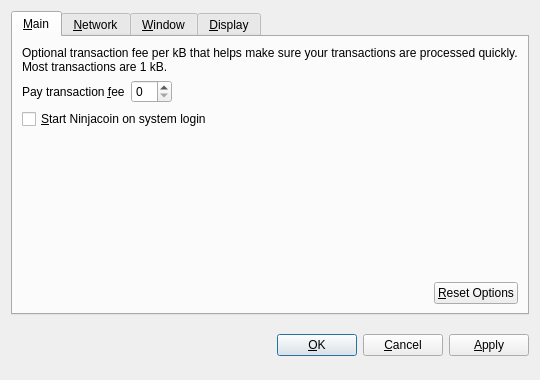
<?xml version="1.0" encoding="UTF-8"?>
<ui version="4.0">
 <class>OptionsDialog</class>
 <widget class="QDialog" name="OptionsDialog">
  <property name="geometry">
   <rect>
    <x>0</x>
    <y>0</y>
    <width>540</width>
    <height>380</height>
   </rect>
  </property>
  <property name="windowTitle">
   <string>Options</string>
  </property>
  <property name="modal">
   <bool>true</bool>
  </property>
  <layout class="QVBoxLayout" name="verticalLayout">
   <item>
    <widget class="QTabWidget" name="tabWidget">
     <property name="tabPosition">
      <enum>QTabWidget::North</enum>
     </property>
     <property name="currentIndex">
      <number>0</number>
     </property>
     <widget class="QWidget" name="tabMain">
      <attribute name="title">
       <string>&amp;Main</string>
      </attribute>
      <layout class="QVBoxLayout" name="verticalLayout_Main">
       <item>
        <widget class="QLabel" name="transactionFeeInfoLabel">
         <property name="text">
          <string>Optional transaction fee per kB that helps make sure your transactions are processed quickly. Most transactions are 1 kB.</string>
         </property>
         <property name="textFormat">
          <enum>Qt::PlainText</enum>
         </property>
         <property name="wordWrap">
          <bool>true</bool>
         </property>
        </widget>
       </item>
       <item>
        <layout class="QHBoxLayout" name="horizontalLayout_1_Main">
         <item>
          <widget class="QLabel" name="transactionFeeLabel">
           <property name="text">
            <string>Pay transaction &amp;fee</string>
           </property>
           <property name="textFormat">
            <enum>Qt::PlainText</enum>
           </property>
           <property name="buddy">
            <cstring>transactionFee</cstring>
           </property>
          </widget>
         </item>
         <item>
          <widget class="BitcoinAmountField" name="transactionFee"/>
         </item>
         <item>
          <spacer name="horizontalSpacer_1_Main">
           <property name="orientation">
            <enum>Qt::Horizontal</enum>
           </property>
           <property name="sizeHint" stdset="0">
            <size>
             <width>40</width>
             <height>20</height>
            </size>
           </property>
          </spacer>
         </item>
        </layout>
       </item>
       <item>
        <widget class="QCheckBox" name="bitcoinAtStartup">
         <property name="toolTip">
          <string>Automatically start Ninjacoin after logging in to the system.</string>
         </property>
         <property name="text">
          <string>&amp;Start Ninjacoin on system login</string>
         </property>
        </widget>
       </item>
       <item>
        <spacer name="verticalSpacer_Main">
         <property name="orientation">
          <enum>Qt::Vertical</enum>
         </property>
         <property name="sizeHint" stdset="0">
          <size>
           <width>20</width>
           <height>40</height>
          </size>
         </property>
        </spacer>
       </item>
       <item>
        <layout class="QHBoxLayout" name="horizontalLayout_2_Main">
         <item>
          <spacer name="horizontalSpacer_2_Main">
           <property name="orientation">
            <enum>Qt::Horizontal</enum>
           </property>
           <property name="sizeHint" stdset="0">
            <size>
             <width>40</width>
             <height>20</height>
            </size>
           </property>
          </spacer>
         </item>
         <item>
          <widget class="QPushButton" name="resetButton">
           <property name="toolTip">
            <string>Reset all client options to default.</string>
           </property>
           <property name="text">
            <string>&amp;Reset Options</string>
           </property>
           <property name="autoDefault">
            <bool>false</bool>
           </property>
          </widget>
         </item>
        </layout>
       </item>
      </layout>
     </widget>
     <widget class="QWidget" name="tabNetwork">
      <attribute name="title">
       <string>&amp;Network</string>
      </attribute>
      <layout class="QVBoxLayout" name="verticalLayout_Network">
       <item>
        <widget class="QCheckBox" name="mapPortUpnp">
         <property name="toolTip">
          <string>Automatically open the Ninjacoin client port on the router. This only works when your router supports UPnP and it is enabled.</string>
         </property>
         <property name="text">
          <string>Map port using &amp;UPnP</string>
         </property>
        </widget>
       </item>
       <item>
        <widget class="QCheckBox" name="connectSocks">
         <property name="toolTip">
          <string>Connect to the Ninjacoin network through a SOCKS proxy (e.g. when connecting through Tor).</string>
         </property>
         <property name="text">
          <string>&amp;Connect through SOCKS proxy:</string>
         </property>
        </widget>
       </item>
       <item>
        <layout class="QHBoxLayout" name="horizontalLayout_Network">
         <item>
          <widget class="QLabel" name="proxyIpLabel">
           <property name="text">
            <string>Proxy &amp;IP:</string>
           </property>
           <property name="textFormat">
            <enum>Qt::PlainText</enum>
           </property>
           <property name="buddy">
            <cstring>proxyIp</cstring>
           </property>
          </widget>
         </item>
         <item>
          <widget class="QValidatedLineEdit" name="proxyIp">
           <property name="maximumSize">
            <size>
             <width>140</width>
             <height>16777215</height>
            </size>
           </property>
           <property name="toolTip">
            <string>IP address of the proxy (e.g. 127.0.0.1)</string>
           </property>
          </widget>
         </item>
         <item>
          <widget class="QLabel" name="proxyPortLabel">
           <property name="text">
            <string>&amp;Port:</string>
           </property>
           <property name="textFormat">
            <enum>Qt::PlainText</enum>
           </property>
           <property name="buddy">
            <cstring>proxyPort</cstring>
           </property>
          </widget>
         </item>
         <item>
          <widget class="QLineEdit" name="proxyPort">
           <property name="maximumSize">
            <size>
             <width>55</width>
             <height>16777215</height>
            </size>
           </property>
           <property name="toolTip">
            <string>Port of the proxy (e.g. 9050)</string>
           </property>
          </widget>
         </item>
         <item>
          <widget class="QLabel" name="socksVersionLabel">
           <property name="text">
            <string>SOCKS &amp;Version:</string>
           </property>
           <property name="textFormat">
            <enum>Qt::PlainText</enum>
           </property>
           <property name="buddy">
            <cstring>socksVersion</cstring>
           </property>
          </widget>
         </item>
         <item>
          <widget class="QValueComboBox" name="socksVersion">
           <property name="toolTip">
            <string>SOCKS version of the proxy (e.g. 5)</string>
           </property>
          </widget>
         </item>
         <item>
          <spacer name="horizontalSpacer_Network">
           <property name="orientation">
            <enum>Qt::Horizontal</enum>
           </property>
           <property name="sizeHint" stdset="0">
            <size>
             <width>40</width>
             <height>20</height>
            </size>
           </property>
          </spacer>
         </item>
        </layout>
       </item>
       <item>
        <spacer name="verticalSpacer_Network">
         <property name="orientation">
          <enum>Qt::Vertical</enum>
         </property>
         <property name="sizeHint" stdset="0">
          <size>
           <width>20</width>
           <height>40</height>
          </size>
         </property>
        </spacer>
       </item>
      </layout>
     </widget>
     <widget class="QWidget" name="tabWindow">
      <attribute name="title">
       <string>&amp;Window</string>
      </attribute>
      <layout class="QVBoxLayout" name="verticalLayout_Window">
       <item>
        <widget class="QCheckBox" name="minimizeToTray">
         <property name="toolTip">
          <string>Show only a tray icon after minimizing the window.</string>
         </property>
         <property name="text">
          <string>&amp;Minimize to the tray instead of the taskbar</string>
         </property>
        </widget>
       </item>
       <item>
        <widget class="QCheckBox" name="minimizeOnClose">
         <property name="toolTip">
          <string>Minimize instead of exit the application when the window is closed. When this option is enabled, the application will be closed only after selecting Quit in the menu.</string>
         </property>
         <property name="text">
          <string>M&amp;inimize on close</string>
         </property>
        </widget>
       </item>
       <item>
        <spacer name="verticalSpacer_Window">
         <property name="orientation">
          <enum>Qt::Vertical</enum>
         </property>
         <property name="sizeHint" stdset="0">
          <size>
           <width>20</width>
           <height>40</height>
          </size>
         </property>
        </spacer>
       </item>
      </layout>
     </widget>
     <widget class="QWidget" name="tabDisplay">
      <attribute name="title">
       <string>&amp;Display</string>
      </attribute>
      <layout class="QVBoxLayout" name="verticalLayout_Display">
       <item>
        <layout class="QHBoxLayout" name="horizontalLayout_1_Display">
         <item>
          <widget class="QLabel" name="langLabel">
           <property name="text">
            <string>User Interface &amp;language:</string>
           </property>
           <property name="textFormat">
            <enum>Qt::PlainText</enum>
           </property>
           <property name="buddy">
            <cstring>lang</cstring>
           </property>
          </widget>
         </item>
         <item>
          <widget class="QValueComboBox" name="lang">
           <property name="toolTip">
            <string>The user interface language can be set here. This setting will take effect after restarting Ninjacoin.</string>
           </property>
          </widget>
         </item>
        </layout>
       </item>
       <item>
        <layout class="QHBoxLayout" name="horizontalLayout_2_Display">
         <item>
          <widget class="QLabel" name="unitLabel">
           <property name="text">
            <string>&amp;Unit to show amounts in:</string>
           </property>
           <property name="textFormat">
            <enum>Qt::PlainText</enum>
           </property>
           <property name="buddy">
            <cstring>unit</cstring>
           </property>
          </widget>
         </item>
         <item>
          <widget class="QValueComboBox" name="unit">
           <property name="toolTip">
            <string>Choose the default subdivision unit to show in the interface and when sending coins.</string>
           </property>
          </widget>
         </item>
        </layout>
       </item>
       <item>
        <widget class="QCheckBox" name="displayAddresses">
         <property name="toolTip">
          <string>Whether to show Ninjacoin addresses in the transaction list or not.</string>
         </property>
         <property name="text">
          <string>&amp;Display addresses in transaction list</string>
         </property>
        </widget>
       </item>
       <item>
        <spacer name="verticalSpacer_Display">
         <property name="orientation">
          <enum>Qt::Vertical</enum>
         </property>
         <property name="sizeHint" stdset="0">
          <size>
           <width>20</width>
           <height>40</height>
          </size>
         </property>
        </spacer>
       </item>
      </layout>
     </widget>
    </widget>
   </item>
   <item>
    <layout class="QHBoxLayout" name="horizontalLayout_Buttons">
     <item>
      <spacer name="horizontalSpacer_1">
       <property name="orientation">
        <enum>Qt::Horizontal</enum>
       </property>
       <property name="sizeHint" stdset="0">
        <size>
         <width>40</width>
         <height>48</height>
        </size>
       </property>
      </spacer>
     </item>
     <item>
      <widget class="QLabel" name="statusLabel">
       <property name="font">
        <font>
         <weight>75</weight>
         <bold>true</bold>
        </font>
       </property>
       <property name="text">
        <string/>
       </property>
       <property name="textFormat">
        <enum>Qt::PlainText</enum>
       </property>
       <property name="wordWrap">
        <bool>true</bool>
       </property>
      </widget>
     </item>
     <item>
      <spacer name="horizontalSpacer_2">
       <property name="orientation">
        <enum>Qt::Horizontal</enum>
       </property>
       <property name="sizeHint" stdset="0">
        <size>
         <width>40</width>
         <height>48</height>
        </size>
       </property>
      </spacer>
     </item>
     <item>
      <widget class="QPushButton" name="okButton">
       <property name="text">
        <string>&amp;OK</string>
       </property>
      </widget>
     </item>
     <item>
      <widget class="QPushButton" name="cancelButton">
       <property name="text">
        <string>&amp;Cancel</string>
       </property>
       <property name="autoDefault">
        <bool>false</bool>
       </property>
      </widget>
     </item>
     <item>
      <widget class="QPushButton" name="applyButton">
       <property name="text">
        <string>&amp;Apply</string>
       </property>
       <property name="autoDefault">
        <bool>false</bool>
       </property>
      </widget>
     </item>
    </layout>
   </item>
  </layout>
 </widget>
 <customwidgets>
  <customwidget>
   <class>BitcoinAmountField</class>
   <extends>QSpinBox</extends>
   <header>bitcoinamountfield.h</header>
  </customwidget>
  <customwidget>
   <class>QValueComboBox</class>
   <extends>QComboBox</extends>
   <header>qvaluecombobox.h</header>
  </customwidget>
  <customwidget>
   <class>QValidatedLineEdit</class>
   <extends>QLineEdit</extends>
   <header>qvalidatedlineedit.h</header>
  </customwidget>
 </customwidgets>
 <resources/>
 <connections/>
</ui>
